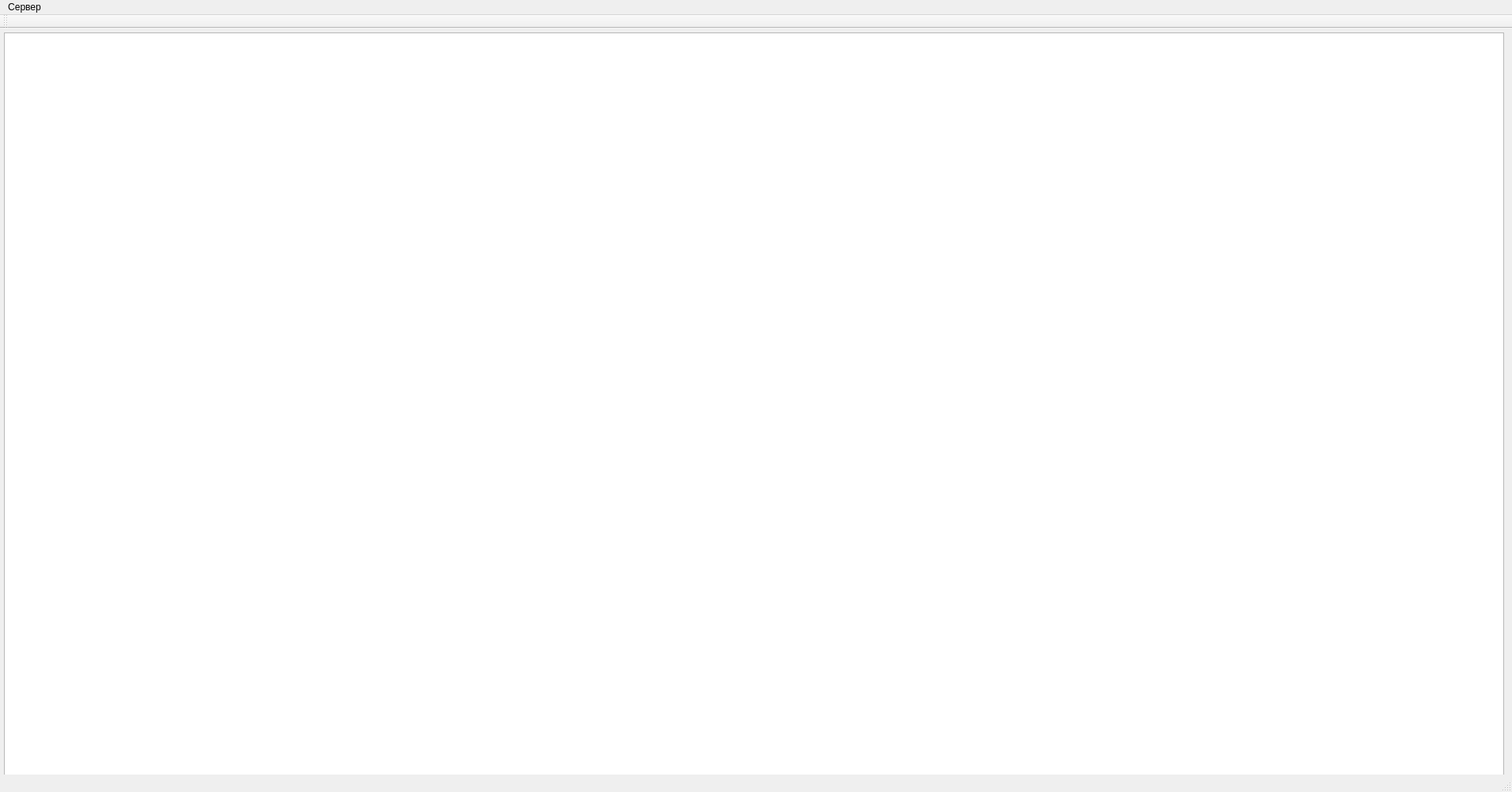
<?xml version="1.0" encoding="UTF-8"?>
<ui version="4.0">
 <class>MainWindow</class>
 <widget class="QMainWindow" name="MainWindow">
  <property name="geometry">
   <rect>
    <x>0</x>
    <y>0</y>
    <width>1910</width>
    <height>1000</height>
   </rect>
  </property>
  <property name="minimumSize">
   <size>
    <width>1910</width>
    <height>1000</height>
   </size>
  </property>
  <property name="maximumSize">
   <size>
    <width>1910</width>
    <height>1000</height>
   </size>
  </property>
  <property name="windowTitle">
   <string>Принимаем картинки</string>
  </property>
  <widget class="QWidget" name="centralWidget">
   <widget class="QGraphicsView" name="graphicsView">
    <property name="geometry">
     <rect>
      <x>5</x>
      <y>5</y>
      <width>1895</width>
      <height>995</height>
     </rect>
    </property>
    <property name="minimumSize">
     <size>
      <width>0</width>
      <height>0</height>
     </size>
    </property>
   </widget>
  </widget>
  <widget class="QMenuBar" name="menuBar">
   <property name="geometry">
    <rect>
     <x>0</x>
     <y>0</y>
     <width>1910</width>
     <height>17</height>
    </rect>
   </property>
   <widget class="QMenu" name="menu">
    <property name="title">
     <string>Сервер</string>
    </property>
   </widget>
   <addaction name="menu"/>
  </widget>
  <widget class="QToolBar" name="mainToolBar">
   <attribute name="toolBarArea">
    <enum>TopToolBarArea</enum>
   </attribute>
   <attribute name="toolBarBreak">
    <bool>false</bool>
   </attribute>
  </widget>
  <widget class="QStatusBar" name="statusBar"/>
 </widget>
 <layoutdefault spacing="6" margin="11"/>
 <resources/>
 <connections/>
</ui>
